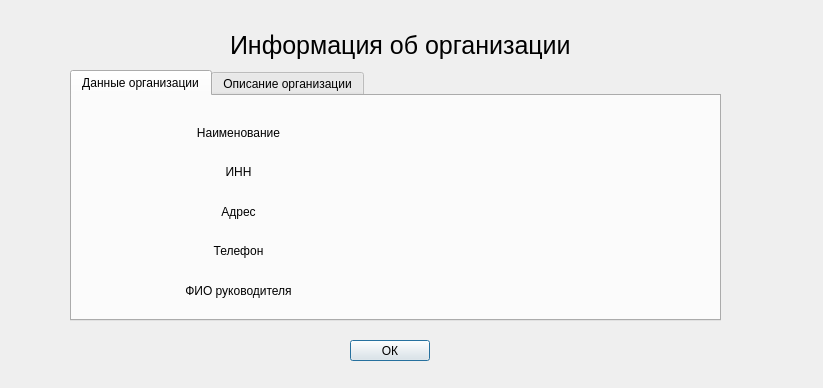
<?xml version="1.0" encoding="UTF-8"?>
<ui version="4.0">
 <class>DataOrganization</class>
 <widget class="QDialog" name="DataOrganization">
  <property name="geometry">
   <rect>
    <x>0</x>
    <y>0</y>
    <width>823</width>
    <height>388</height>
   </rect>
  </property>
  <property name="windowTitle">
   <string>Dialog</string>
  </property>
  <widget class="QPushButton" name="pushButton">
   <property name="geometry">
    <rect>
     <x>350</x>
     <y>340</y>
     <width>80</width>
     <height>21</height>
    </rect>
   </property>
   <property name="text">
    <string>ОК</string>
   </property>
  </widget>
  <widget class="QLabel" name="label_11">
   <property name="geometry">
    <rect>
     <x>230</x>
     <y>10</y>
     <width>361</width>
     <height>71</height>
    </rect>
   </property>
   <property name="font">
    <font>
     <pointsize>19</pointsize>
    </font>
   </property>
   <property name="text">
    <string>Информация об организации</string>
   </property>
  </widget>
  <widget class="QTabWidget" name="tabWidget">
   <property name="geometry">
    <rect>
     <x>70</x>
     <y>70</y>
     <width>651</width>
     <height>251</height>
    </rect>
   </property>
   <property name="currentIndex">
    <number>0</number>
   </property>
   <widget class="QWidget" name="tab">
    <attribute name="title">
     <string>Данные организации</string>
    </attribute>
    <widget class="QWidget" name="layoutWidget">
     <property name="geometry">
      <rect>
       <x>20</x>
       <y>20</y>
       <width>591</width>
       <height>191</height>
      </rect>
     </property>
     <layout class="QGridLayout" name="gridLayout_2">
      <item row="0" column="1">
       <widget class="QLabel" name="name">
        <property name="text">
         <string/>
        </property>
       </widget>
      </item>
      <item row="1" column="0">
       <widget class="QLabel" name="label_7">
        <property name="text">
         <string>ИНН</string>
        </property>
        <property name="alignment">
         <set>Qt::AlignCenter</set>
        </property>
       </widget>
      </item>
      <item row="1" column="1">
       <widget class="QLabel" name="inn">
        <property name="text">
         <string/>
        </property>
       </widget>
      </item>
      <item row="2" column="0">
       <widget class="QLabel" name="label_8">
        <property name="text">
         <string>Адрес</string>
        </property>
        <property name="alignment">
         <set>Qt::AlignCenter</set>
        </property>
       </widget>
      </item>
      <item row="2" column="1">
       <widget class="QLabel" name="address">
        <property name="text">
         <string/>
        </property>
       </widget>
      </item>
      <item row="3" column="0">
       <widget class="QLabel" name="label_9">
        <property name="text">
         <string>Телефон</string>
        </property>
        <property name="alignment">
         <set>Qt::AlignCenter</set>
        </property>
       </widget>
      </item>
      <item row="3" column="1">
       <widget class="QLabel" name="telephone">
        <property name="text">
         <string/>
        </property>
       </widget>
      </item>
      <item row="4" column="0">
       <widget class="QLabel" name="label_10">
        <property name="text">
         <string>ФИО руководителя</string>
        </property>
        <property name="alignment">
         <set>Qt::AlignCenter</set>
        </property>
       </widget>
      </item>
      <item row="4" column="1">
       <widget class="QLabel" name="director">
        <property name="text">
         <string/>
        </property>
       </widget>
      </item>
      <item row="0" column="0">
       <widget class="QLabel" name="label_2">
        <property name="text">
         <string>Наименование</string>
        </property>
        <property name="alignment">
         <set>Qt::AlignCenter</set>
        </property>
       </widget>
      </item>
     </layout>
    </widget>
   </widget>
   <widget class="QWidget" name="tab_2">
    <attribute name="title">
     <string>Описание организации</string>
    </attribute>
    <widget class="QLabel" name="type_organization">
     <property name="geometry">
      <rect>
       <x>40</x>
       <y>20</y>
       <width>581</width>
       <height>20</height>
      </rect>
     </property>
     <property name="text">
      <string/>
     </property>
    </widget>
    <widget class="QWidget" name="">
     <property name="geometry">
      <rect>
       <x>60</x>
       <y>70</y>
       <width>541</width>
       <height>131</height>
      </rect>
     </property>
     <layout class="QGridLayout" name="gridLayout">
      <item row="0" column="0">
       <widget class="QLabel" name="type">
        <property name="text">
         <string/>
        </property>
       </widget>
      </item>
      <item row="0" column="1">
       <widget class="QLabel" name="type_license">
        <property name="text">
         <string/>
        </property>
       </widget>
      </item>
      <item row="1" column="0">
       <widget class="QLabel" name="number">
        <property name="text">
         <string/>
        </property>
       </widget>
      </item>
      <item row="1" column="1">
       <widget class="QLabel" name="number_license">
        <property name="text">
         <string/>
        </property>
       </widget>
      </item>
      <item row="2" column="0">
       <widget class="QLabel" name="data">
        <property name="text">
         <string/>
        </property>
       </widget>
      </item>
      <item row="2" column="1">
       <widget class="QLabel" name="data_license">
        <property name="text">
         <string/>
        </property>
       </widget>
      </item>
      <item row="3" column="0">
       <widget class="QLabel" name="organization">
        <property name="text">
         <string/>
        </property>
       </widget>
      </item>
      <item row="3" column="1">
       <widget class="QLabel" name="organization_license">
        <property name="text">
         <string/>
        </property>
       </widget>
      </item>
     </layout>
    </widget>
   </widget>
  </widget>
 </widget>
 <resources/>
 <connections/>
</ui>
